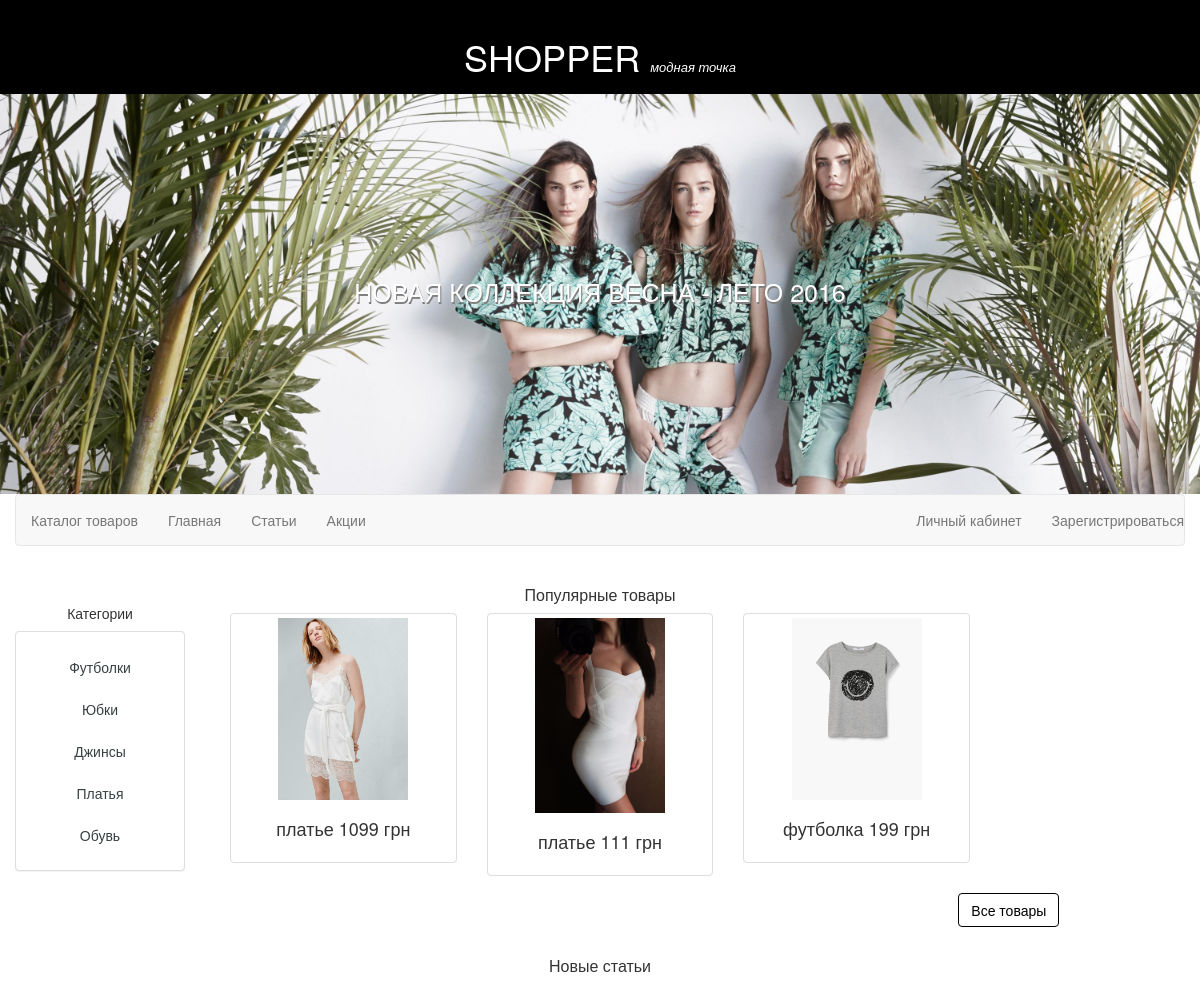
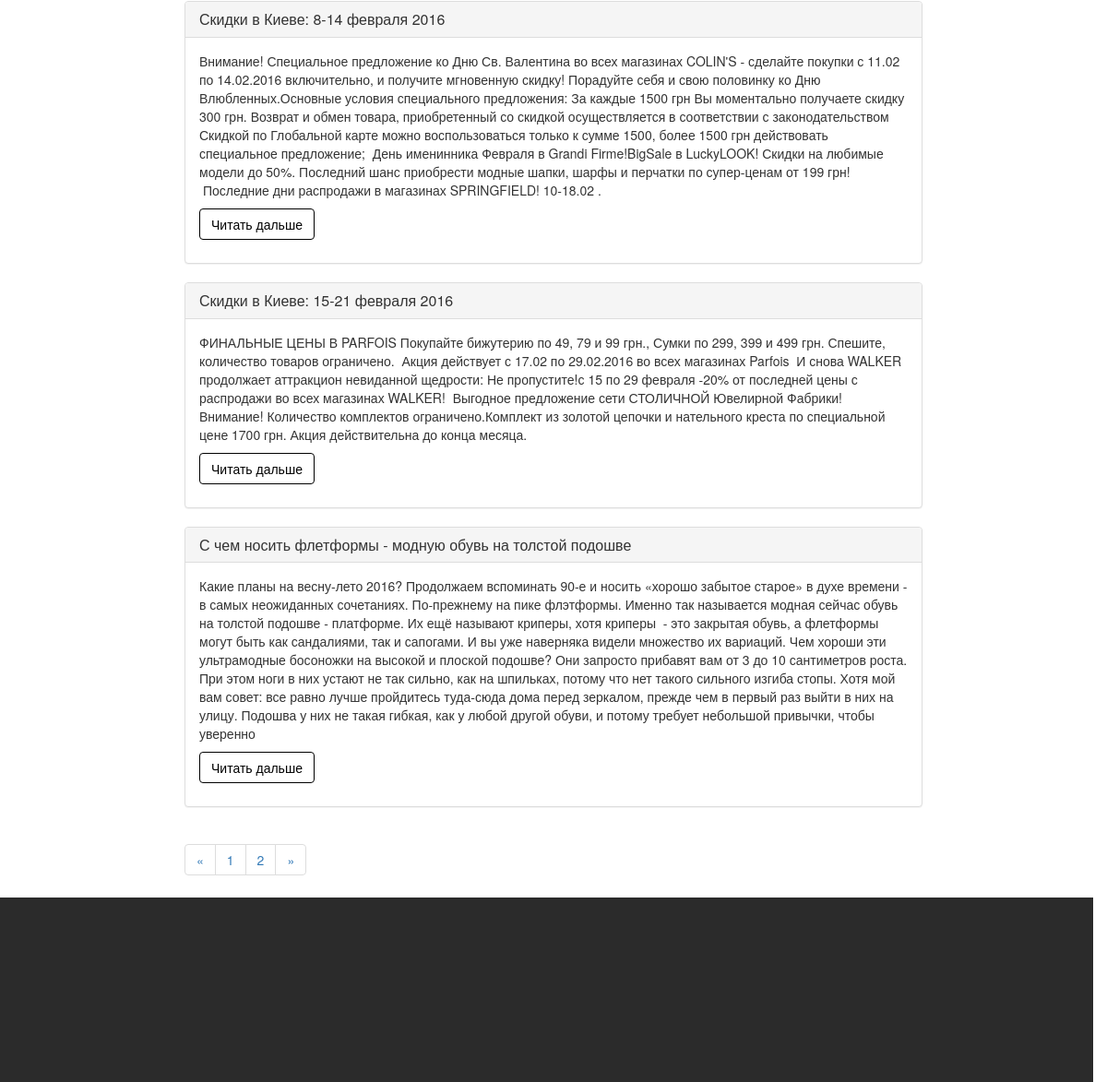
The page / on the database its author committed (2 pictures, top to bottom).
### tables this page shows
CREATE TABLE IF NOT EXISTS `families` (
  `type` int(11) NOT NULL,
  `family` varchar(70) NOT NULL,
  `category_name` varchar(50) NOT NULL,
  PRIMARY KEY (`type`)
);

CREATE TABLE IF NOT EXISTS `product` (
  `id` int(11) NOT NULL AUTO_INCREMENT,
  `name` varchar(30) NOT NULL,
  `description` tinytext NOT NULL,
  `type` int(11) NOT NULL,
  `price` float NOT NULL,
  PRIMARY KEY (`id`),
  KEY `type` (`type`)
);

CREATE TABLE IF NOT EXISTS `posts` (
  `id` int(11) NOT NULL AUTO_INCREMENT,
  `date` datetime NOT NULL,
  `type` int(11) NOT NULL,
  `content` text NOT NULL,
  `header` varchar(250) NOT NULL,
  PRIMARY KEY (`id`),
  KEY `type` (`type`)
);

### controllers/main_view_sidebar_controller.php (called while the page is built)
<?php
include "models/category_model.php";
include "views/main_view_sidebar.php";
?>

### core/routing.php (called while the page is built, shortened)
<?php
include_once('core/db_script.php');
include_once('core/functions.php');
function routing($page){
	$controler  = select ('pages', 'page_name', array('page'=>$page));
	$sidebar_controler = select('right_sidebar','sidebar_page',array('main_page'=>$page));
include_once('models/parametres.php');
include_once('views/template_view.php');
}
?>

### core/core.php (called while the page is built)
<?php
include_once 'core/routing.php';
include_once "core/functions.php";
function page_load(){
	$page = getPage();
	routing($page);
}
function getPage(){
	$array = explode('/',$_SERVER['REQUEST_URI']);
	$page = $array[1];
	$page = trim_parameters($page);
	if ($page){
		$result = $page;
	}
	else $result ='main';
	return $result;
}
function trim_parameters($page){
	$array = explode('?',$page);
	return $array[0];
}
?>

### index.php (called while the page is built)
<?php
include_once ("core/core.php");
page_load();
?>

### core/db_script.php (called while the page is built, shortened)
<?php
function get_connection(){
	return mysqli_connect('127.0.0.1','root','','myfirstshop');
}
function select($table, $what='*', $where='', $add=""){
	if (!empty($where))
	{
		foreach($where as $key=>$value){
			$where_sql.="$and $key='$value' ";
			if (!$and)
				$and=' and ';
		}
		$where_sql='where '.$where_sql;
	}
	$query="SELECT $what FROM $table $where_sql $add";
	$db_connection=get_connection();
	mysqli_set_charset($db_connection,'utf8');
	$result = mysqli_query($db_connection,$query);
	if ($result && mysqli_num_rows($result)){
		while ($row=mysqli_fetch_assoc($result))
			$rows[]=$row;
	}
	else {
		$rows='';
	}
	return $rows;
}
function getRandom($table, $count){
	$count_items = select ($table,'count(*)');
	$result = array();
	if ($count<=$count_items[0]['count(*)']){
	for ($i=0; $i<$count; $i++){
		$curRand=rand(0, $count_items[0]['count(*)']-1);
		$item =  select ($table,'*','',"limit $curRand, 1");
		if (!in_array($item[0],$result))
			$result[]=$item[0];
		else
			$i--;
	}
}
else
 $result = select($table);
	return $result;
}

### models/category_model.php (called while the page is built)
<?php
$categories = select ('families','category_name,type');
?>

### models/parametres.php (called while the page is built, shortened)
<?php
$_tmp = select('settings', '*' );
foreach ($_tmp as $v){
	extract($v);
	$parametr_array[$parameter]=$value;
}
extract($parametr_array);
$addicional_prod_count=$addicional_prod_rows*3;
?>

### controllers/main_view_controller.php (called while the page is built, shortened)
<?php
if ($_GET['category']){
	$where = array('type'=>$_GET['category']);
	$idPage = "&category=".$_GET['category'];
}
else {
	$where = '';
}
$link="product";
$navigate='posts';
include "models/main_view_model.php";
include "models/product_list_model.php";
include "views/main_view.php";
?>

### models/main_view_model.php (called while the page is built)
<?php
$product_list = getRandom('product', $addicional_prod_count);
list($current_page,
	$prev_page,
	$next_page,
	$count_pages) = navPages($navigate, $max_rows_posts, $where);
$startId = $max_rows_posts*($current_page-1);
$posts = select ($navigate,
	'*',
	$where,
	"ORDER BY  date desc
	LIMIT $startId, $max_rows_posts"
	);
if ($posts)
$posts = cut($posts);
?>

### models/product_list_model.php (called while the page is built, shortened)
<?php
	if ($product_list){
	foreach($product_list as $k=>$v){
		$family = select ('families','family', array('type'=>$v['type']));
		$photo = select
		(
			'product_photo',
			'photo_url',
			array('id'=>$v['id']),
			"LIMIT 1"
			);
		if (!$photo){
			$product_list[$k]['photo'] = "";
		}
		else{
			$product_list[$k]['photo'] = $photo[0]['photo_url'];
		}
		$product_list[$k]['type']  = $family[0]['family'];
	}
}
	?>

### core/functions.php (called while the page is built, shortened)
<?php
function navPages($table, $max_items_page, $where=''){
	$count_posts = select ($table,'count(*)',$where);
	$count_pages = ceil($count_posts[0]['count(*)'] / $max_items_page) ;
	$current_page=1;
	$prev_page = ($current_page==1)?
	1:$current_page-1;
	$next_page = ($current_page==$count_pages)?
	$count_pages:$current_page+1;
	return array($current_page, $prev_page, $next_page, $count_pages);
}
function cut($posts){
	foreach($posts as $key=>$post){
		$_tmp = $post['content'];
		$_tmp = explode(' ', $_tmp);
		array_splice($_tmp, 200);
		$posts[$key]['content'] = strip_tags(implode(' ',$_tmp));
	}
	return $posts;
}

### views/product_list_view.php (the view, shortened to what this page needs)
<?php
if ($product_list){?>
<?php foreach($product_list as $product){
	extract($product);
	?>
	<div class='col-md-4'>
		<a href='<?=$link?>?id=<?=$id;?>'>
			<div class="thumbnail">
				<img src='<?=($photo)?$photo:'uploads/img/no_photo.jpg';?>' class="prew">
				<div class="caption">
					<p class="h4 text-center"><?=$type?> <?=$price;?> грн</p>
				</div>
			</div>
		</a>
	</div>
	<?php
}
}

### views/main_view_sidebar.php
<div class="row">
	<div class="col-xs-12 category-sidebar">
		<p class="h5 text-center">Категории</p>
		<div class="panel panel-default text-center">
			<div class="panel-body">
				<ul class="nav nav-pills nav-stacked">
					<?php if ($categories) foreach ($categories as $category){ ?>
					<li>
						<a href="product?cat=<?=$category['type']?>"><?=$category['category_name']?></a>
					</li>
					<?php }?>
				</ul>
			</div>
		</div>
	</div>
</div>

### views/main_view.php
<div class="row text-center">
	<p class="h2">Популярные товары</p>
</div>
<?php include "views/product_list_view.php";?>
<div class="row">
	<div class="col-md-1 pull-right">
		<a href="product?id=all"  class="btn btn-default all" role="button">Все товары</a>
	</div></div>
	<div class="row text-center">
		<p class="h2">Новые статьи</p>
	</div>
	<?php if ($posts) foreach ($posts as $post){?>
	<div class="row">
		<div class="panel panel-default">
			<div class="panel-heading">
				<h3 class="panel-title"><?=$post['header']?></h3>
			</div>
			<div class="panel-body">
				<?=$post['content']?>
				<p>
					<a href="page?id=<?=$post['id']?>"  class="btn btn-default" role="button">Читать дальше</a></p>
				</div>
			</div>
		</div>
		<?php
	}
	if ($navigate=='posts')
		include "views/navigate_pages_view.php";

### views/css/style.css (style rules this page uses)
* { margin:0; padding: 0; }
html,body { height: 100%; min-height: 100%; }
.all { margin:10px; }
.h2 { font-size:medium; }
.prew { width:60%; }
.btn { color:black; background: white; border-color:black; margin-top:10px; }
a { color:#384042; }
.category-sidebar { margin-top:30px; }

### rows shown on the page
families: category_name "Футболки"
families: category_name "Юбки"
families: category_name "Джинсы"
families: category_name "Платья"
families: category_name "Обувь"
product: shows a picture, type "платье", price "1099"
product: shows a picture, type "платье", price "111"
product: shows a picture, type "футболка", price "199"
posts: header "Скидки в Киеве: 8-14 февраля 2016", content "Внимание! Специальное предложение ко Дню Св. Валентина во всех магазинах COLIN'S - сделайте покупки с 11.02 по 14.02.2016 включительно, и получите мгновенную скидку! Порадуйте себя и свою половинку ко Дню Влюбленных.Основные условия специального предложения: За каждые 1500 грн Вы моментально получаете скидку 300 грн. Возврат и обмен товара, приобретенный со скидкой осуществляется в соответствии с законодательством Скидкой по Глобальной карте можно воспользоваться только к сумме 1500, более 1500 грн действовать специальное предложение; День именинника Февраля в Grandi Firme!BigSale в LuckyLOOK! Скидки на любимые модели до 50%. Последний шанс приобрести модные шапки, шарфы и перчатки по…"
posts: header "Скидки в Киеве: 15-21 февраля 2016", content "ФИНАЛЬНЫЕ ЦЕНЫ В PARFOIS Покупайте бижутерию по 49, 79 и 99 грн., Сумки по 299, 399 и 499 грн. Спешите, количество товаров ограничено. Акция действует с 17.02 по 29.02.2016 во всех магазинах Parfois И снова WALKER продолжает аттракцион невиданной щедрости: Не пропустите!с 15 по 29 февраля -20% от последней цены с распродажи во всех магазинах WALKER! Выгодное предложение сети СТОЛИЧНОЙ Ювелирной Фабрики! Внимание! Количество комплектов ограничено.Комплект из золотой цепочки и нательного креста по специальной цене 1700 грн. Акция действительна до конца месяца."
posts: header "С чем носить флетформы - модную обувь на толстой подошве", content "Какие планы на весну-лето 2016? Продолжаем вспоминать 90-е и носить «хорошо забытое старое» в духе времени - в самых неожиданных сочетаниях. По-прежнему на пике флэтформы. Именно так называется модная сейчас обувь на толстой подошве - платформе. Их ещё называют криперы, хотя криперы - это закрытая обувь, а флетформы могут быть как сандалиями, так и сапогами. И вы уже наверняка видели множество их вариаций. Чем хороши эти ультрамодные босоножки на высокой и плоской подошве? Они запросто прибавят вам от 3 до 10 сантиметров роста. При этом ноги в них устают не так сильно, как на шпильках, потому что нет такого сильного изгиба стопы. Хотя мой вам совет: все равно лучше пройдитесь туда-сюда дома…"
